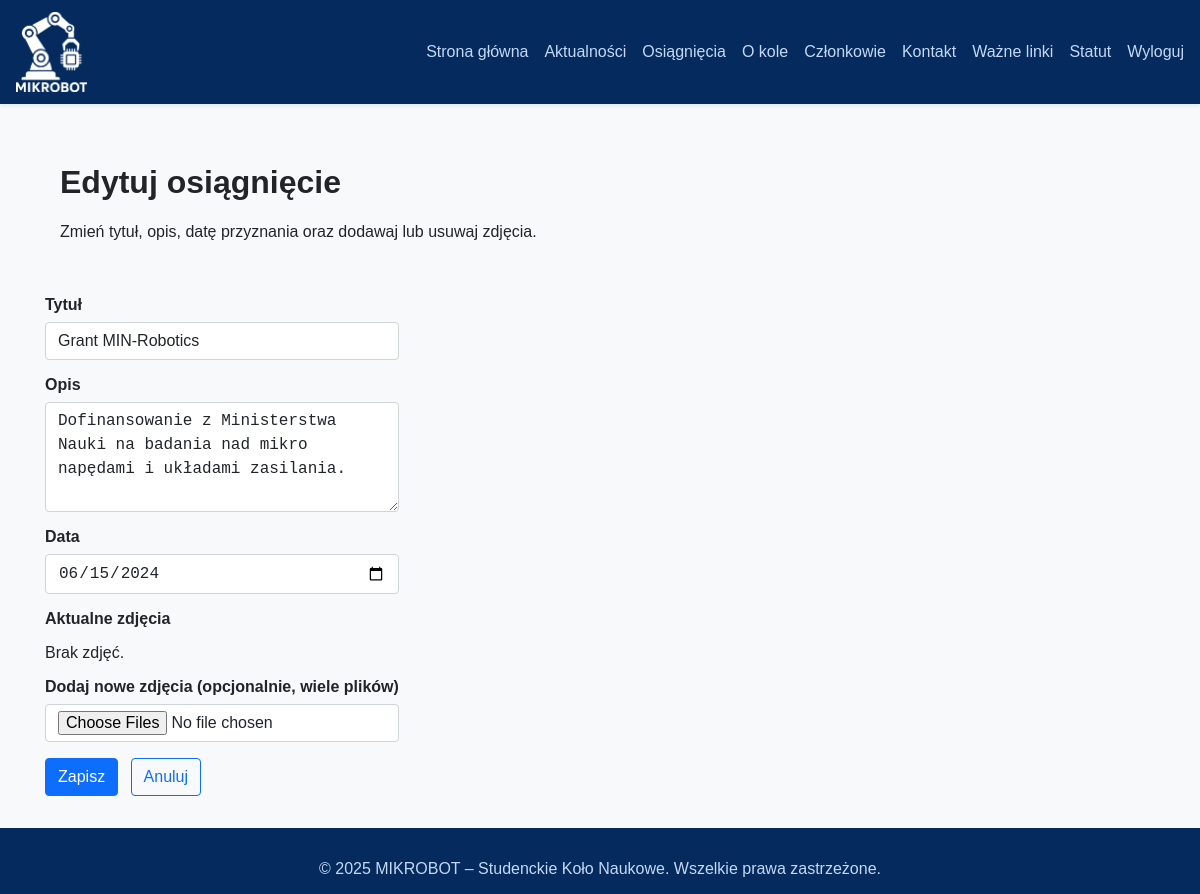
Screenshot of /skrwaw/achievements/edit/1 (signed in) with the database file from the repository.
### tables this page shows
CREATE TABLE achievements (
            id INTEGER PRIMARY KEY AUTOINCREMENT,
            title TEXT NOT NULL,
            description TEXT NOT NULL,
            date TEXT NOT NULL
        );

### app.py (the view, shortened to what this page needs)
@app.route("/skrwaw/achievements/edit/<int:achievement_id>", methods=["GET", "POST"])
def edit_achievement(achievement_id: int):
    if not session.get("admin_logged_in"):
        flash("Zaloguj się do panelu administracyjnego.", "danger")
        return redirect(url_for("admin_home"))
    conn = get_db_connection()
    cur = conn.cursor()
    achievement = cur.execute(
        "SELECT * FROM achievements WHERE id = ?", (achievement_id,)
    ).fetchone()
    if not achievement:
        conn.close()
        flash("Nie znaleziono podanego osiągnięcia.", "danger")
        return redirect(url_for("admin_achievements"))
    images = cur.execute(
        "SELECT id, filename FROM achievement_images WHERE achievement_id = ? ORDER BY id",
        (achievement_id,)
    ).fetchall()
    conn.close()
    return render_template("edit_achievement.html", achievement=achievement, images=images)

### app.py (called while the page is built)
def get_db_connection():
    conn = sqlite3.connect(DATABASE)
    conn.row_factory = sqlite3.Row
    return conn

@app.context_processor
def inject_now():
    return {
        "year": datetime.now().year,
        "admin_logged_in": session.get("admin_logged_in", False),
    }

### templates/edit_achievement.html (shortened to what this page needs)
{% extends "layout.html" %}
{% block content %}
<div class="row mb-4">
  <div class="col-12">
    <h1>Edytuj osiągnięcie</h1>
<p>Zmień tytuł, opis, datę przyznania oraz dodawaj lub usuwaj zdjęcia.</p>
  </div>
</div>
<div class="row">
  <div class="col-md-8">
    <form method="post" enctype="multipart/form-data">
      <div class="mb-3">
        <label for="title" class="form-label">Tytuł</label>
        <input type="text" class="form-control" id="title" name="title" value="{{ achievement['title'] }}" required>
      </div>
      <div class="mb-3">
        <label for="description" class="form-label">Opis</label>
        <textarea class="form-control" id="description" name="description" rows="4" required>{{ achievement['description'] }}</textarea>
      </div>
      <div class="mb-3">
        <label for="date" class="form-label">Data</label>
        <input type="date" class="form-control" id="date" name="date" value="{{ achievement['date'][:10] }}" required>
      </div>
      <div class="mb-3">
        <label class="form-label">Aktualne zdjęcia</label>
        {% if images %}
        <ul class="list-unstyled">
          {% for img in images %}
          <li class="mb-2">
            <img src="{{ url_for('static', filename=img['filename']) }}" class="img-fluid mb-1" style="max-width:150px;" alt="Zdjęcie osiągnięcia">
            <!-- Zamiast zagnieżdżania formularzy użyjemy atrybutu formaction na przycisku.
                 Dzięki temu jeden formularz może obsłużyć zarówno aktualizację wpisu,
                 jak i usuwanie zdjęć. -->
            <button type="submit"
                    class="btn btn-outline-primary"
                    formaction="{{ url_for('delete_achievement_image', image_id=img['id']) }}"
                    formmethod="post"
                    style="margin-left:0.5rem;">
              Usuń zdjęcie
            </button>
          </li>
          {% endfor %}
        </ul>
        {% else %}
        <p>Brak zdjęć.</p>
        {% endif %}
      </div>
      <div class="mb-3">
        <label for="images" class="form-label">Dodaj nowe zdjęcia (opcjonalnie, wiele plików)</label>
        <input type="file" class="form-control" id="images" name="images" accept="image/*" multiple>
      </div>
      <button type="submit" class="btn btn-primary">Zapisz</button>
      <a href="{{ url_for('admin_achievements') }}" class="btn btn-outline-primary" style="margin-left:0.5rem;">Anuluj</a>
    </form>
  </div>
</div>
{% endblock %}

### static/css/main.css (style rules this page uses)
* { box-sizing: border-box; }
body { margin: 0; font-family: Arial, Helvetica, sans-serif; background-color: #f8f9fa; color: #212529; display: flex; flex-direction: column; min-height: 100vh; }
.row { display: flex; flex-wrap: wrap; margin-left: -15px; margin-right: -15px; }
.col-12 { flex: 0 0 100%; max-width: 100%; padding: 15px; }
.mb-3 { margin-bottom: 1rem !important; }
.mb-4 { margin-bottom: 1.5rem !important; }
.form-label { display: block; margin-bottom: 0.5rem; font-weight: 600; }
.form-control { display: block; width: 100%; padding: 0.375rem 0.75rem; font-size: 1rem; line-height: 1.5; color: #212529; background-color: #fff; background-clip: padding-box; border: 1px solid #ced4da; border-radius: 0.25rem; transition: border-color 0.15s ease-in-out, box-shadow 0.15s ease-in-out; }
.btn { display: inline-block; font-weight: 400; line-height: 1.5; text-align: center; text-decoration: none; cursor: pointer; user-select: none; border: 1px solid transparent; padding: 0.375rem 0.75rem; font-size: 1rem; border-radius: 0.25rem; transition: background-color 0.15s ease-in-out, color 0.15s ease-in-out; }
.btn-primary { background-color: #0d6efd; border-color: #0d6efd; color: #fff; }
.btn-outline-primary { background-color: transparent; border-color: #0d6efd; color: #0d6efd; }

### rows the page displays
achievements: title "Grant MIN-Robotics", description "Dofinansowanie z Ministerstwa Nauki na badania nad mikro napędami i układami zasilania.", date "06/15/2024"
